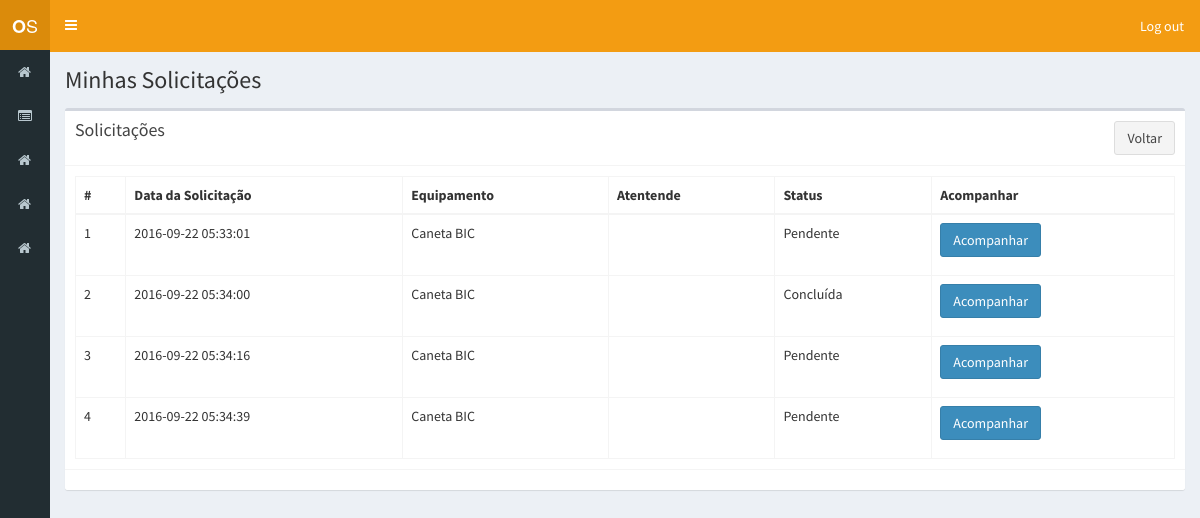
The page /minhas_solicitacoes.php (signed in) on the database its author committed.
### tables this page shows
CREATE TABLE `menu` (
  `id` bigint(20) NOT NULL AUTO_INCREMENT,
  `nome` varchar(60) NOT NULL,
  `url` varchar(50) NOT NULL,
  `icon` varchar(30) NOT NULL,
  `ordem` int(11) NOT NULL,
  `url_pai` varchar(50) NOT NULL,
  PRIMARY KEY (`id`)
);

CREATE TABLE `solicitacao` (
  `id` bigint(20) NOT NULL AUTO_INCREMENT,
  `dt_criacao` datetime NOT NULL DEFAULT CURRENT_TIMESTAMP,
  `status_id` int(11) NOT NULL,
  `usuario_solicitante_id` bigint(20) NOT NULL,
  `usuario_atendente_id` bigint(20) DEFAULT NULL,
  `dt_resolucao` datetime DEFAULT NULL,
  `equipamento_id` bigint(20) NOT NULL,
  PRIMARY KEY (`id`),
  KEY `fk_ordem_status1_idx` (`status_id`),
  KEY `fk_solicitacao_usuario1_idx` (`usuario_solicitante_id`),
  KEY `fk_solicitacao_usuario2_idx` (`usuario_atendente_id`),
  KEY `fk_solicitacao_equipamento1_idx` (`equipamento_id`),
  CONSTRAINT `fk_ordem_status1` FOREIGN KEY (`status_id`) REFERENCES `status` (`id`) ON DELETE NO ACTION ON UPDATE NO ACTION,
  CONSTRAINT `fk_solicitacao_equipamento1` FOREIGN KEY (`equipamento_id`) REFERENCES `equipamento` (`id`) ON DELETE NO ACTION ON UPDATE NO ACTION,
  CONSTRAINT `fk_solicitacao_usuario1` FOREIGN KEY (`usuario_solicitante_id`) REFERENCES `usuario` (`id`) ON DELETE NO ACTION ON UPDATE NO ACTION,
  CONSTRAINT `fk_solicitacao_usuario2` FOREIGN KEY (`usuario_atendente_id`) REFERENCES `usuario` (`id`) ON DELETE NO ACTION ON UPDATE NO ACTION
);

CREATE TABLE `equipamento` (
  `id` bigint(20) NOT NULL AUTO_INCREMENT,
  `nome` varchar(100) NOT NULL,
  `descricao` varchar(2000) NOT NULL,
  `patrimonio` varchar(30) NOT NULL,
  `tipo_equipamento_id` int(11) NOT NULL,
  `departamento_id` bigint(20) NOT NULL,
  PRIMARY KEY (`id`),
  KEY `fk_equipamento_tipo_equipamento1_idx` (`tipo_equipamento_id`),
  KEY `fk_equipamento_departamento1_idx` (`departamento_id`),
  CONSTRAINT `fk_equipamento_departamento1` FOREIGN KEY (`departamento_id`) REFERENCES `departamento` (`id`) ON DELETE NO ACTION ON UPDATE NO ACTION,
  CONSTRAINT `fk_equipamento_tipo_equipamento1` FOREIGN KEY (`tipo_equipamento_id`) REFERENCES `tipo_equipamento` (`id`) ON DELETE NO ACTION ON UPDATE NO ACTION
);

CREATE TABLE `status` (
  `id` int(11) NOT NULL AUTO_INCREMENT,
  `nome` varchar(50) NOT NULL,
  PRIMARY KEY (`id`),
  UNIQUE KEY `nome_UNIQUE` (`nome`)
);

### src/configs/config.php (called while the page is built, shortened)
<?php
$connection = Db::getInstance();
if(!isset($public)){
  $statement = $connection->prepare('SELECT m.id, m.nome, m.url, m.icon
                                    FROM menu m
                                    INNER JOIN grupo_menu gm ON gm.menu_id = m.id
                                    INNER JOIN usuario u ON u.grupo_id = gm.grupo_id
                                    where u.id = '.$_SESSION['usuario']['id']);
  $statement->execute();
  $acesso = $statement->fetchAll(PDO::FETCH_ASSOC);
}
?>

### src/minhas_solicitacoes.php (the view, shortened to what this page needs)
<?php
include_once("configs/config.php");
$connection = Db::getInstance();
$statement = $connection->prepare('SELECT s.id,s.dt_criacao, e.nome \'equipamento\', u.nome \'atendente\', st.nome \'status\', s.usuario_solicitante_id \'usuario_id\' FROM solicitacao s INNER JOIN equipamento e ON e.id = s.equipamento_id LEFT JOIN usuario u ON (u.id = s.usuario_atendente_id) INNER JOIN status st ON (st.id = s.status_id) where usuario_solicitante_id = :usu');
$statement->execute(array('usu'=>$_SESSION['usuario']['id']));
$lista = $statement->fetchAll(PDO::FETCH_ASSOC);
?><!DOCTYPE html>
<html>
<head>
  <link rel="stylesheet" href="assets/bootstrap/css/bootstrap.min.css">
  <link rel="stylesheet" href="https://cdnjs.cloudflare.com/ajax/libs/font-awesome/4.5.0/css/font-awesome.min.css">
  <link rel="stylesheet" href="https://cdnjs.cloudflare.com/ajax/libs/ionicons/2.0.1/css/ionicons.min.css">
  <link rel="stylesheet" href="assets/dist/css/AdminLTE.min.css">
  <link rel="stylesheet" href="assets/dist/css/skins/_all-skins.min.css">
</head>
<body class="hold-transition skin-yellow sidebar-collapse sidebar-mini">
  <div class="wrapper">
    <?php include_once("header.php"); ?>
    <?php include_once("menu.php"); ?>
    <div class="content-wrapper">
      <section class="content-header">
        <h1>
          Minhas Solicitações
        </h1>
      </section>
      <section class="content">
        <div class="box">
          <div class="box-header with-border">
            <h3 class="box-title">Solicitações</h3>
            <a class='btn btn-default pull-right' href="cadastrar_posicao.php">Voltar</a>
          </div>
          <div class="box-body">
            <table id="table" class="table table-bordered table-hover">
              <thead>
                <tr>
                  <th>#</th>
                  <th>Data da Solicitação</th>
                  <th>Equipamento</th>
                  <th>Atentende</th>
                  <th>Status</th>
                  <th>Acompanhar</th>
                </tr>
              </thead>
              <tbody>
                <?php
                if(!empty($lista)){
                  foreach($lista as $item){
                    echo '<tr>';
                    echo "<td>{$item['id']}</td>";
                    echo "<td>{$item['dt_criacao']}</td>";
                    echo "<td>{$item['equipamento']}</td>";
                    echo "<td>{$item['atendente']}</td>";
                    echo "<td>{$item['status']}</td>";
                    echo "<td><button type='button' class='btn btn-primary' style='margin-bottom: 10px;' data-toggle='modal' data-target='#responderModal' onclick='getMessages({$item['id']},{$item['usuario_id']})'>
                    Acompanhar
                  </button></td>";
                  echo '</tr>';
                }
              }
              ?>
            </tbody>
          </table>
        </div>
        <div class="box-footer">
        </div>
      </div>
    </section>
  </div>
  </div>
</body>
</html>

### src/header.php (shortened to what this page needs)
<header class="main-header">
  <a href="home.php" class="logo">
    <span class="logo-mini"><b>O</b>S</span>
  </a>
  <nav class="navbar navbar-static-top">
    <a href="#" class="sidebar-toggle" data-toggle="offcanvas" role="button">
    </a>
    <div class="navbar-custom-menu">
      <ul class="nav navbar-nav">
        <li >
          <a href="logout.php" class="btn btn-flat">Log out</a>
        </li>
      </ul>
    </div>
  </nav>
</header>

### src/menu.php (shortened to what this page needs)
<?php
include_once("configs/config.php");
$connection = Db::getInstance();
$statement = $connection->prepare('SELECT m.id, m.nome, m.url, m.icon
	FROM menu m
	INNER JOIN grupo_menu gm ON gm.menu_id = m.id
	INNER JOIN usuario u ON u.grupo_id = gm.grupo_id
	where u.id = '.$_SESSION['usuario']['id'].'
	and (url_pai is null or url_pai = \'\') ORDER BY ordem ASC');
$statement->execute();
$_SESSION['menu'] = $statement->fetchAll(PDO::FETCH_ASSOC);
?>
<aside class="main-sidebar">
	<section class="sidebar">
		<ul class="sidebar-menu">
			<?php
			foreach($_SESSION['menu'] as $menu){
				if($menu['url'] != '#'){
					echo '  <li>
					<a href="'.$menu['url'].'">
						<i class="fa '.$menu['icon'].'"></i> <span>'.$menu['nome'].'</span>
					</a>
				</li>';
			}else{
				echo '  <li class="treeview">
				<a href="#">
					<i class="fa '.$menu['icon'].'"></i> <span>'.$menu['nome'].'</span>
					<span class="pull-right-container">
						<i class="fa fa-angle-left pull-right"></i>
					</span>
				</a>
				<ul class="treeview-menu">';
					echo '</ul>
				</li>';
			}
		}
		?>
	</ul>
</section>
</aside>

### rows shown on the page
solicitacao: id "1", dt_criacao "2016-09-22 05:33:01", equipamento.nome "Caneta BIC", status.nome "Pendente"
solicitacao: id "2", dt_criacao "2016-09-22 05:34:00", equipamento.nome "Caneta BIC", status.nome "Concluída"
solicitacao: id "3", dt_criacao "2016-09-22 05:34:16", equipamento.nome "Caneta BIC", status.nome "Pendente"
solicitacao: id "4", dt_criacao "2016-09-22 05:34:39", equipamento.nome "Caneta BIC", status.nome "Pendente"
